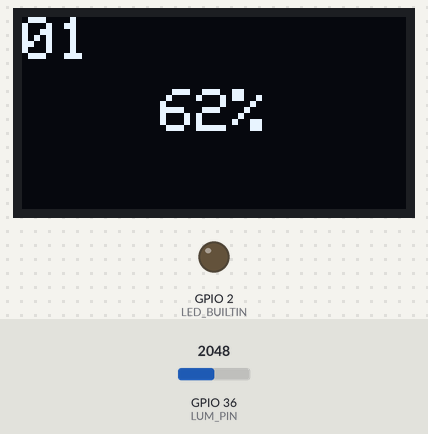
This sketch was run on a simulated ESP32. Parts: 128×64 one-colour display, output pins drawn as LEDs (lit = HIGH). Dashed ring = blinking. The test bench sets the inputs (shaded band); at power-on: GPIO 36 (LUM_PIN) = 2048. The display library's start-up logo is not drawn.

Above: at 2.5 s.
3.3 s: GPIO 36 (LUM_PIN) set to 3603
At 3.97 s:
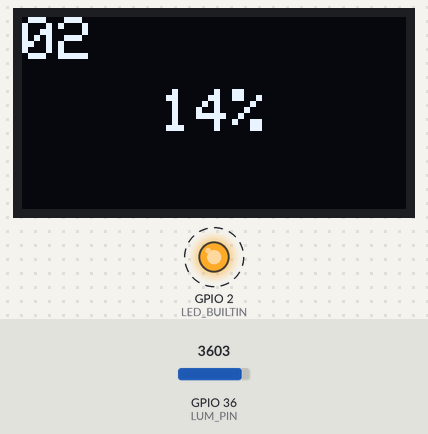
5.0 s: GPIO 36 (LUM_PIN) set to 2866
At 5.36 s:
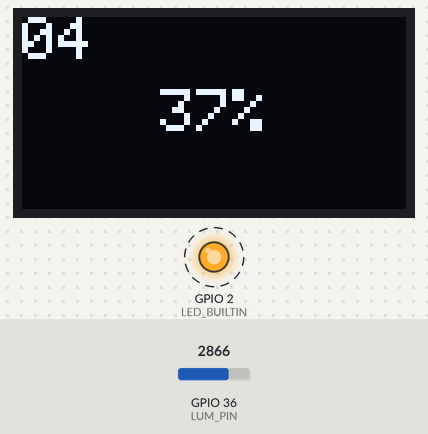
6.5 s: GPIO 36 (LUM_PIN) set to 2047
At 8.5 s:
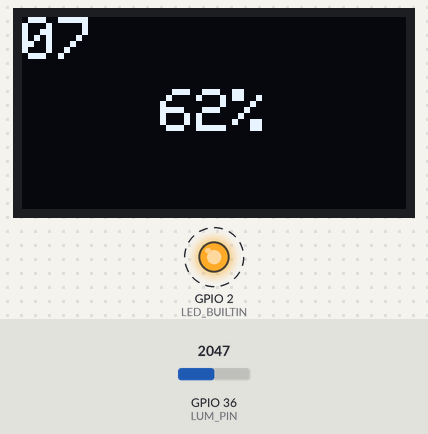
Timing chart, 0 to 14.0 s (numbered marks = the images above; inputs shaded):
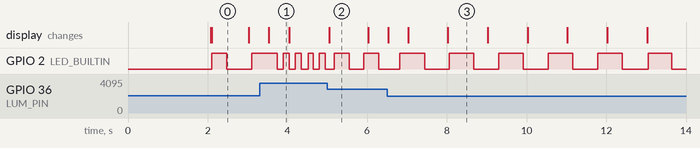

The sketch:

tp4.ino
```cpp
#include <SPI.h>
#include <Wire.h>
#include <Adafruit_GFX.h>
#include <Adafruit_SSD1306.h>

#define SCREEN_WIDTH 128                // OLED display width, in pixels
#define SCREEN_HEIGHT 64                // OLED display height, in pixels

// Declaration for an SSD1306 display connected to I2C (SDA, SCL pins)
#define OLED_RESET    16                // Reset pin # (or -1 if sharing Arduino reset pin)
Adafruit_SSD1306 display(SCREEN_WIDTH, SCREEN_HEIGHT, &Wire, OLED_RESET);

// Define the analog input pin for the photo-resistor
#define LUM_PIN 36
// Define the period for reading the photo-resistor (0.5 seconds)
#define LUM_PERIOD 500000
// Define the period for counter  (1 seconds)
#define COUNTER_PERIOD 1000000

#define MAX_WAIT_FOR_TIMER 3

#define BUZZER_PIN 17
#define BUTTON_PIN 23

char inputString;
bool stringComplete = false;

enum {EMPTY, FULL};
struct mailbox_lum {
  int state;
  int lumPercent;
};

struct mailbox_led {
  int state;
  int period;
};

struct mailbox_isr {
  int state;
  int s_pressed;
};

struct Counter
{
  int value;
  int timer;
  unsigned long period;
};

struct Lum
{
  int value;
  int timer;
  unsigned long period;
};

struct Led
{
  int timer;
  int period;
  int etat;
};

// This function waits for a specified period of time
unsigned int waitFor(int timer, unsigned long period)
{
  static unsigned long waitForTimer[MAX_WAIT_FOR_TIMER];  // Timer array
  unsigned long newTime = micros() / period;              // Calculate current time
  int delta = newTime - waitForTimer[timer];              // Calculate time since last call
  if ( delta < 0 ) delta = 1 + newTime;                   // Handle overflow
  if ( delta ) waitForTimer[timer] = newTime;             // Update timer array
  return delta;
}

void setup_Led( struct Led * ctx)
{
  ctx->timer = 2;
  ctx->etat = 0;
  ctx->period = 100000;
  pinMode(LED_BUILTIN, OUTPUT);
  digitalWrite(LED_BUILTIN, ctx->etat);
}

void loop_Led( struct Led * ctx, mailbox_led * LedMailbox, mailbox_isr * IsrMailbox)
{
  if (!waitFor(ctx->timer, ctx->period)) return;
  if ((IsrMailbox->state == FULL) && (IsrMailbox->s_pressed == 1))
  {
    ctx->etat = 0;
    digitalWrite(LED_BUILTIN,ctx->etat);
    IsrMailbox->state == EMPTY;
  }
  else if (IsrMailbox->s_pressed == 0)
  {
    if (LedMailbox->state == FULL)
    {
      ctx->period = LedMailbox->period;
      LedMailbox->state = EMPTY;
    }
    digitalWrite(LED_BUILTIN,ctx->etat);
    ctx->etat = 1 - ctx->etat;
  }
}

void setup_Counter(struct Counter * ctr, unsigned long period)
{
  ctr -> value = 0;
  ctr -> timer = 0;
  ctr -> period = period;
}

void displayCounter(int Value)
{
  char str[3];
  sprintf(str, "%02d", Value);
  display.fillRect(0, 0, 32, 16, BLACK);
  display.setTextSize(2);
  display.setTextColor(WHITE);
  display.setCursor(0, 0);
  display.print(str);
  display.display();
}

void loop_Counter(struct Counter *ctr)
{
  if (!(waitFor(ctr->timer,ctr->period))) return;
  (ctr -> value) = (ctr -> value) < 60 ? (ctr -> value)+1 : 0;
  displayCounter(ctr -> value);
}

void setup_Lum(struct Lum * lum, unsigned long period)
{
  lum -> value = 0;
  lum -> timer = 1;
  lum -> period = period;
}

int getLuminosity()
{
    int lumValue = analogRead(LUM_PIN);
    int lumPercent = map(lumValue, 4095, 800, 0, 100);
    lumPercent = lumPercent > 99 ? 99 : lumPercent;
    return lumPercent;
    //Serial.println(lumValue);
    //Serial.println(lumPercent);
}

void displayLuminosity(int Value)
{
  char str[3];
  sprintf(str, "%02d", Value);
  //Serial.println(str);
  display.fillRect((SCREEN_WIDTH - ((strlen(str)+1) * 12)) / 2, (SCREEN_HEIGHT - 16) / 2, 48, 16, BLACK);
  display.setTextSize(2);
  display.setTextColor(WHITE);
  display.setCursor((SCREEN_WIDTH - ((strlen(str)+1) * 12)) / 2, (SCREEN_HEIGHT - 16) / 2);
  display.print(str);
  display.print('%');
  display.display();
}

void loop_Lum(struct Lum * lum, mailbox_lum * luminosity, mailbox_led * LedMailbox)
{
  if (!(waitFor(lum->timer,lum->period))) return;
  int lumPercent = getLuminosity();
  if (luminosity->state == EMPTY)
  {
    luminosity->lumPercent = lumPercent;
    luminosity->state = FULL;
  }
  if (LedMailbox->state == EMPTY)
  {
    LedMailbox->period = lumPercent > 15 ? lumPercent*10000 : 150000;
    LedMailbox->state = FULL;
  }
  //displayLuminosity(lumPercent);
}

void loop_oled(struct mailbox_lum * luminosity)
{
   if (luminosity->state != FULL) return;
   displayLuminosity(luminosity->lumPercent);
   luminosity->state = EMPTY;
}


void loop_terminal(mailbox_isr * IsrMailbox) {
  if (!stringComplete) return;
  if (inputString == 's')
  {
    if (IsrMailbox->state == EMPTY)
    {
      IsrMailbox->s_pressed = 1;
      IsrMailbox->state = FULL;
    }
  }
  inputString = ' ';
  stringComplete = false;
}

/*
  SerialEvent occurs whenever a new data comes in the hardware serial RX. This
  routine is run between each time loop() runs, so using delay inside loop can
  delay response. Multiple bytes of data may be available.
*/
void serialEvent() {
  while (Serial.available()) {
    char inChar = (char)Serial.read();
    if (inChar == '\n') {
      stringComplete = true;
    }else{
      inputString = inChar;
      //Serial.println(inChar);
    }
  }
}

struct Counter counter1;
struct Lum lum1;
struct Led led1;
struct mailbox_lum luminosity = {.state = EMPTY};
struct mailbox_led LedMailbox = {.state = EMPTY};
struct mailbox_isr IsrMailbox = {.state = EMPTY};

void setup() {
  // Set up I2C communication on pins 4 and 15
  Wire.begin(4, 15);
  Serial.begin(9600);

  // Initialize the OLED display
  if(!display.begin(SSD1306_SWITCHCAPVCC, 0x3C)) { // Address 0x3C for 128x32
    Serial.println(F("SSD1306 allocation failed"));
    for(;;); // Don't proceed, loop forever
  }

  // Show initial display buffer contents on the screen
  // the library initializes this with an Adafruit splash screen.
  display.display();
  delay(2000); // Pause for 2 seconds
  display.clearDisplay();   // Clear the display buffer

  // Set up the counter with a period of 1 second (1,000,000 microseconds)
  setup_Counter(&counter1, COUNTER_PERIOD);
  setup_Lum(&lum1, LUM_PERIOD);
  setup_Led(&led1);
  //pinMode(2, INPUT_PULLUP); why with this line it not work i dont know
  attachInterrupt(digitalPinToInterrupt(2), serialEvent, FALLING);
}

void loop() {
  // Increment the counter and update the display
  loop_Counter(&counter1);
  loop_Lum(&lum1, &luminosity, &LedMailbox);
  loop_oled(&luminosity);
  loop_Led(&led1, &LedMailbox, &IsrMailbox);
  loop_terminal(&IsrMailbox);
}
```

Measured:
- after the input at 3.3 s, the display: changes after 0.23 s (image 1)
- after the input at 5.0 s, GPIO 2 (LED_BUILTIN): alternates HIGH for 0.37 s and LOW for 0.37 s, starting after 0.18 s
- after the input at 6.5 s, GPIO 2 (LED_BUILTIN): alternates HIGH for 0.62 s and LOW for 0.62 s, starting after 0.32 s
- by itself, GPIO 2 (LED_BUILTIN): alternates HIGH for 0.15 s and LOW for 0.15 s
- what the display in image 0 shows lasts 0.9 s, from 2.1 s to 3.0 s
- what the display in image 1 shows lasts 0.6 s, from 3.5 s to 4.1 s
- what the display in image 2 shows lasts 0.9 s, from 5.1 s to 6.0 s
